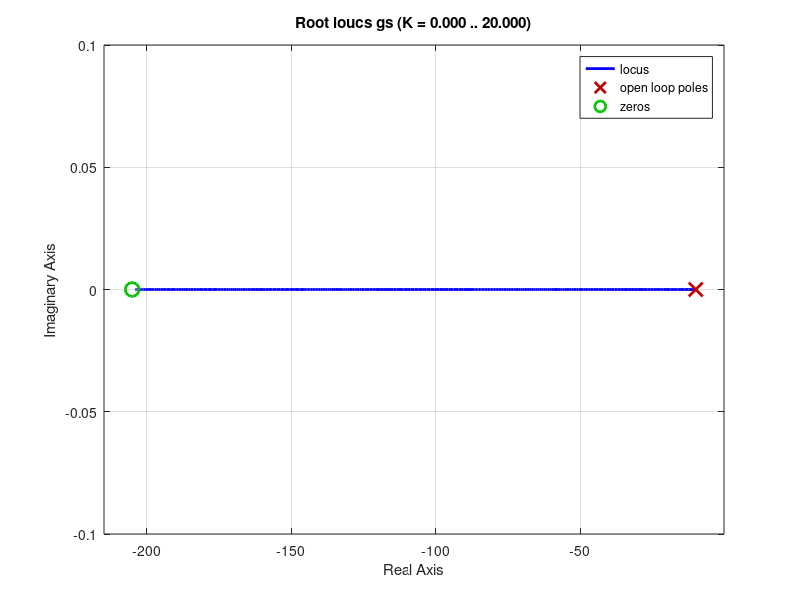
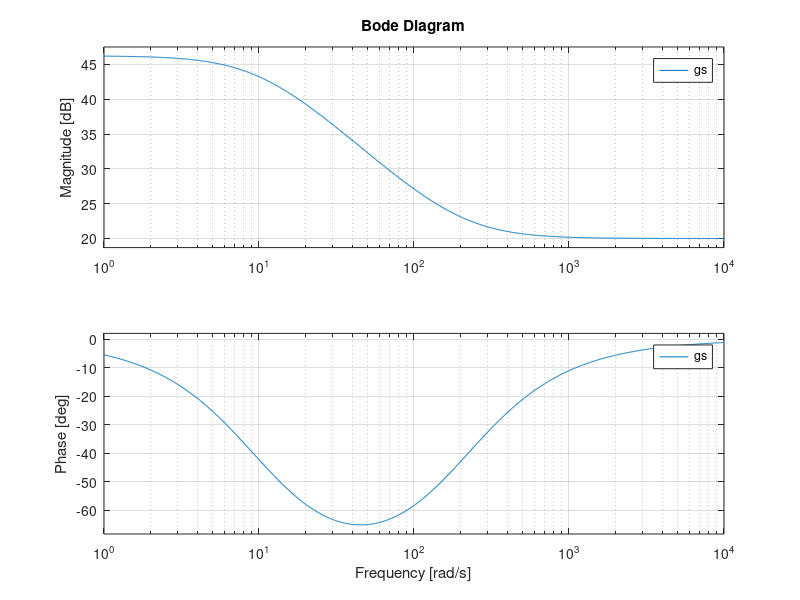
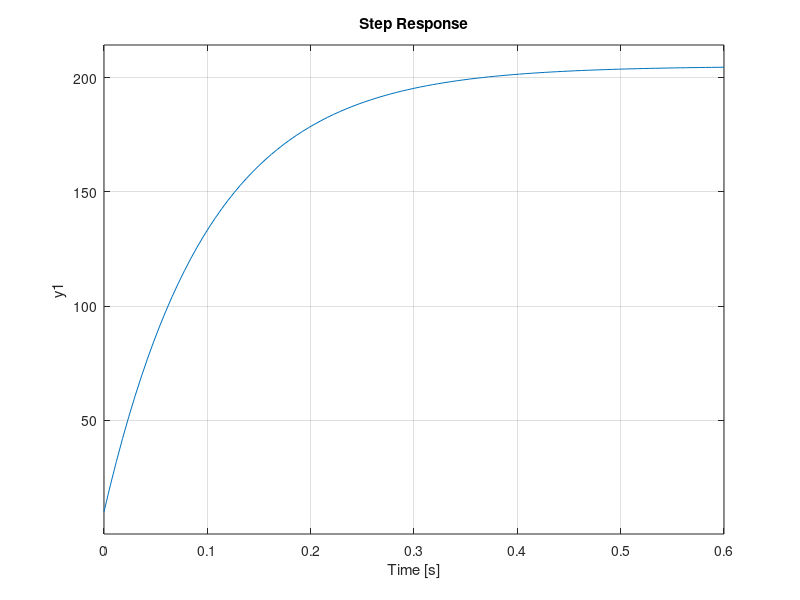

MATLAB code to generate these figures, in order: (Note: this script raises an error after producing the figures.)

K=1
G=tf([10*K],[1]) % plant transfer function
temp = tf([1 205],[1 10])
gs=G*temp;
rlocus(gs) % Plot the unity step response
figure
bode(gs)
figure
step(gs)
cleanfigure %cleanfigure
matlab2tikz('Output/ex5.tex'); % convert to tex